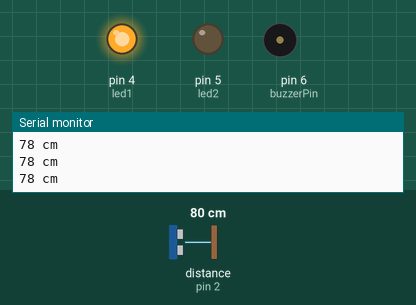
The sketch below on a simulated Arduino Uno, built with avr-gcc and run on an emulated ATmega328P. Shown: output pins drawn as LEDs (lit = HIGH), buzzer (waves = sounding), the last lines printed to the serial monitor. Wiring (inferred from the names in the program): ultrasonic range finder: trigger pin 3; echo pin 2. The inputs (shaded band) are chosen by the test bench; at power-on: distance to the obstacle (sensor on pin 2) 80 cm. The echo pulse lasts 58.3 µs per cm; pins used as bus, display or sensor lines are not drawn.

Above: at 1.2 s.
1.3 s: distance to the obstacle (sensor on pin 2) set to 32 cm
4.3 s: distance to the obstacle (sensor on pin 2) set to 28 cm
At 4.64 s:
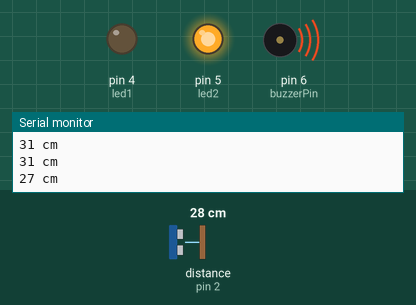
Timing chart, 0 to 13.3 s (numbered marks = the images above; inputs shaded):
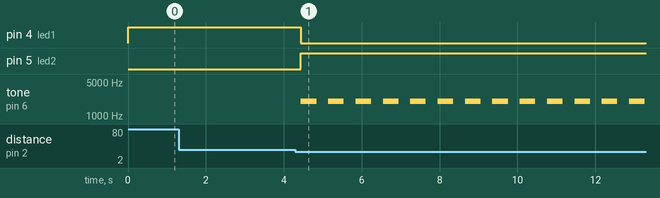

The sketch:

Ultra_sound_parking_sensor.ino
```cpp
const int led1 = 4; //green LED
const int led2 = 5;  //REd LED
const int echoPin = 2;
const int trigPin = 3;
const int buzzerPin = 6; // Buzzer pin
const int nThreshold = 30;  //30 cm threshold
long nDuration;
int nDistance;


void setup()
{
  pinMode(led1, OUTPUT);
  pinMode(led2, OUTPUT);
  pinMode(trigPin, OUTPUT);
  pinMode(echoPin, INPUT);
  pinMode(buzzerPin, OUTPUT);
  Serial.begin(9600);
  Serial.println("Starting ultrasonic detector...");
}
void loop() {
  digitalWrite(trigPin, HIGH);
  delayMicroseconds(10);
  digitalWrite(trigPin, LOW);
  nDuration = pulseIn(echoPin, HIGH);
  nDistance = nDuration * (0.034 / 2); // sound of speed 3.4 m/s
  Serial.print(nDistance);
  Serial.println(" cm");
  if(nDistance < nThreshold) {
    tone(buzzerPin, 2000);
    digitalWrite(led2, HIGH);
    delay(400);
    noTone(buzzerPin);
    delay(300);
    digitalWrite(led2, LOW);
  }
  else{
    digitalWrite(led1, HIGH);
    delay(400);
    digitalWrite(led1, LOW);
  }
}
```

Measured:
- the behaviour switches between 31 and 30 cm on distance to the obstacle (sensor on pin 2) (found by bisection; images 0 and 1)
- after the input at 4.3 s, pin 4 (led1): HIGH → LOW after 0.14 s; pin 5 (led2): LOW → HIGH after 0.14 s; tone on pin 6 (buzzerPin): alternates 2000 Hz for 0.40 s and silent for 0.30 s, starting after 0.14 s
